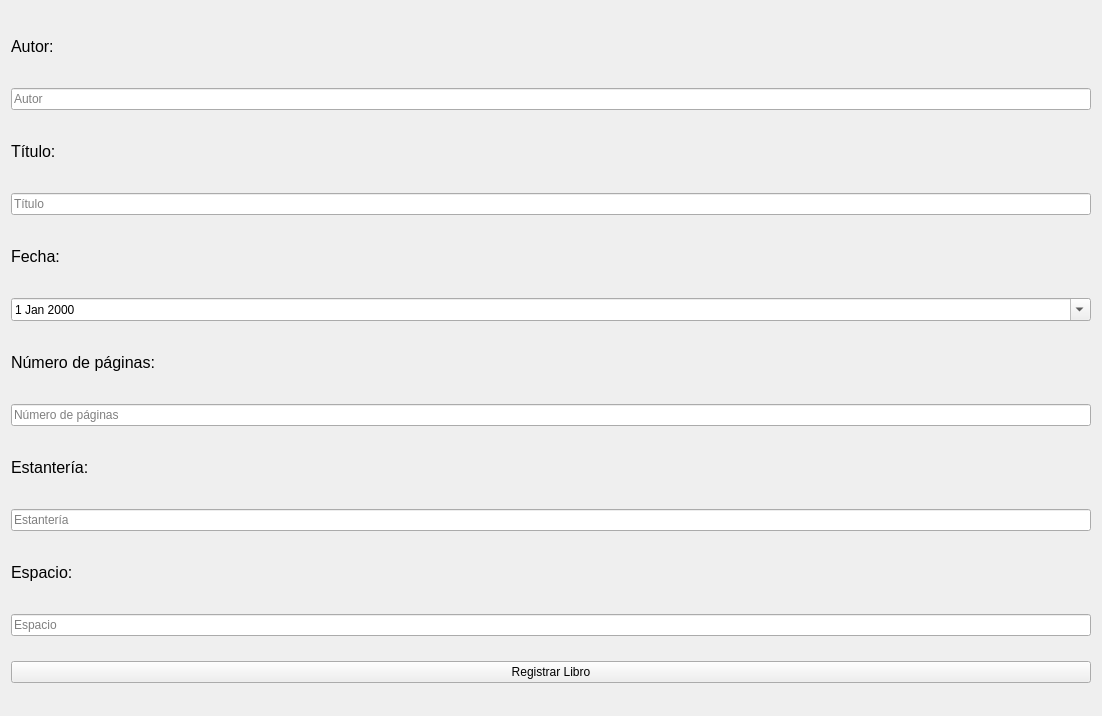
<?xml version="1.0" encoding="UTF-8"?>
<ui version="4.0">
 <class>register_book_screen</class>
 <widget class="QWidget" name="register_book_screen">
  <property name="geometry">
   <rect>
    <x>0</x>
    <y>0</y>
    <width>1102</width>
    <height>716</height>
   </rect>
  </property>
  <property name="windowTitle">
   <string>Registrar Libro</string>
  </property>
  <layout class="QVBoxLayout" name="verticalLayout">
   <item>
    <widget class="QLabel" name="label">
     <property name="enabled">
      <bool>true</bool>
     </property>
     <property name="minimumSize">
      <size>
       <width>907</width>
       <height>0</height>
      </size>
     </property>
     <property name="maximumSize">
      <size>
       <width>666</width>
       <height>33</height>
      </size>
     </property>
     <property name="font">
      <font>
       <pointsize>12</pointsize>
      </font>
     </property>
     <property name="text">
      <string>Autor:</string>
     </property>
    </widget>
   </item>
   <item>
    <widget class="QLineEdit" name="autorInput">
     <property name="placeholderText">
      <string>Autor</string>
     </property>
    </widget>
   </item>
   <item>
    <widget class="QLabel" name="label_2">
     <property name="maximumSize">
      <size>
       <width>666</width>
       <height>33</height>
      </size>
     </property>
     <property name="font">
      <font>
       <pointsize>12</pointsize>
      </font>
     </property>
     <property name="text">
      <string>Título:</string>
     </property>
    </widget>
   </item>
   <item>
    <widget class="QLineEdit" name="tituloInput">
     <property name="placeholderText">
      <string>Título</string>
     </property>
    </widget>
   </item>
   <item>
    <widget class="QLabel" name="label_3">
     <property name="maximumSize">
      <size>
       <width>666</width>
       <height>33</height>
      </size>
     </property>
     <property name="font">
      <font>
       <pointsize>12</pointsize>
      </font>
     </property>
     <property name="text">
      <string>Fecha:</string>
     </property>
    </widget>
   </item>
   <item>
    <widget class="QDateEdit" name="fechaInput">
     <property name="calendarPopup">
      <bool>true</bool>
     </property>
    </widget>
   </item>
   <item>
    <widget class="QLabel" name="label_6">
     <property name="maximumSize">
      <size>
       <width>666</width>
       <height>33</height>
      </size>
     </property>
     <property name="font">
      <font>
       <pointsize>12</pointsize>
      </font>
     </property>
     <property name="text">
      <string>Número de páginas:</string>
     </property>
    </widget>
   </item>
   <item>
    <widget class="QLineEdit" name="paginasInput">
     <property name="placeholderText">
      <string>Número de páginas</string>
     </property>
    </widget>
   </item>
   <item>
    <widget class="QLabel" name="label_5">
     <property name="maximumSize">
      <size>
       <width>666</width>
       <height>33</height>
      </size>
     </property>
     <property name="font">
      <font>
       <pointsize>12</pointsize>
      </font>
     </property>
     <property name="text">
      <string>Estantería:</string>
     </property>
    </widget>
   </item>
   <item>
    <widget class="QLineEdit" name="estanteriaInput">
     <property name="placeholderText">
      <string>Estantería</string>
     </property>
    </widget>
   </item>
   <item>
    <widget class="QLabel" name="label_4">
     <property name="maximumSize">
      <size>
       <width>666</width>
       <height>33</height>
      </size>
     </property>
     <property name="font">
      <font>
       <pointsize>12</pointsize>
      </font>
     </property>
     <property name="text">
      <string>Espacio:</string>
     </property>
    </widget>
   </item>
   <item>
    <widget class="QLineEdit" name="espacioInput">
     <property name="placeholderText">
      <string>Espacio</string>
     </property>
    </widget>
   </item>
   <item>
    <widget class="QPushButton" name="saveButton">
     <property name="text">
      <string>Registrar Libro</string>
     </property>
    </widget>
   </item>
  </layout>
 </widget>
 <resources/>
 <connections/>
</ui>
